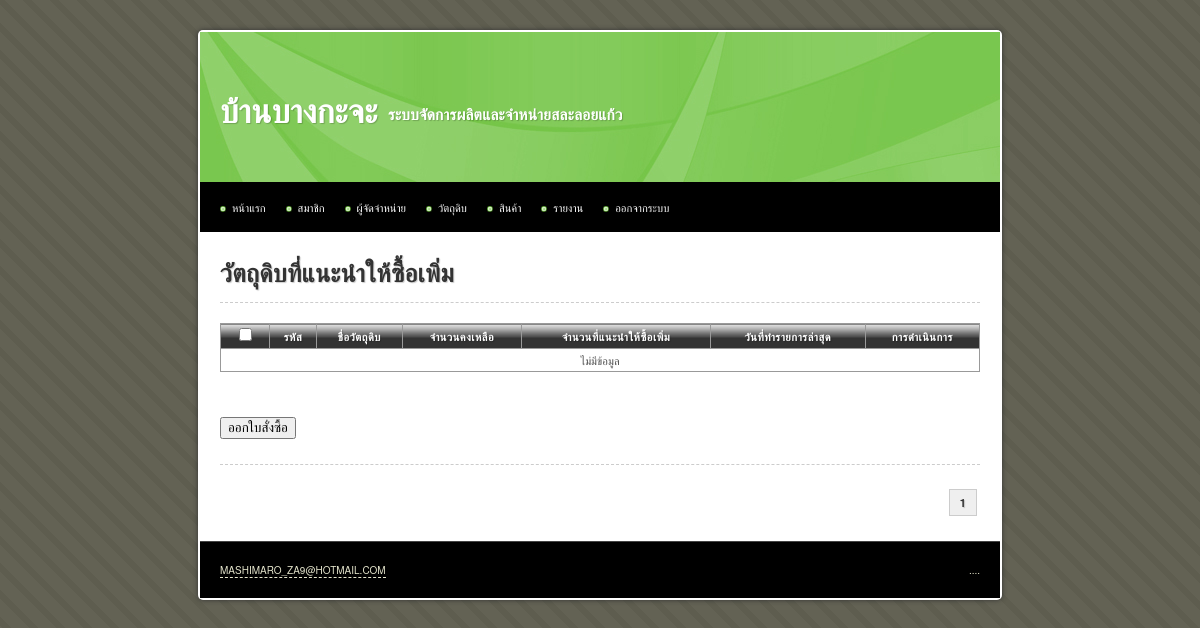
The app's page /main/material_stock.php (signed in), older data.
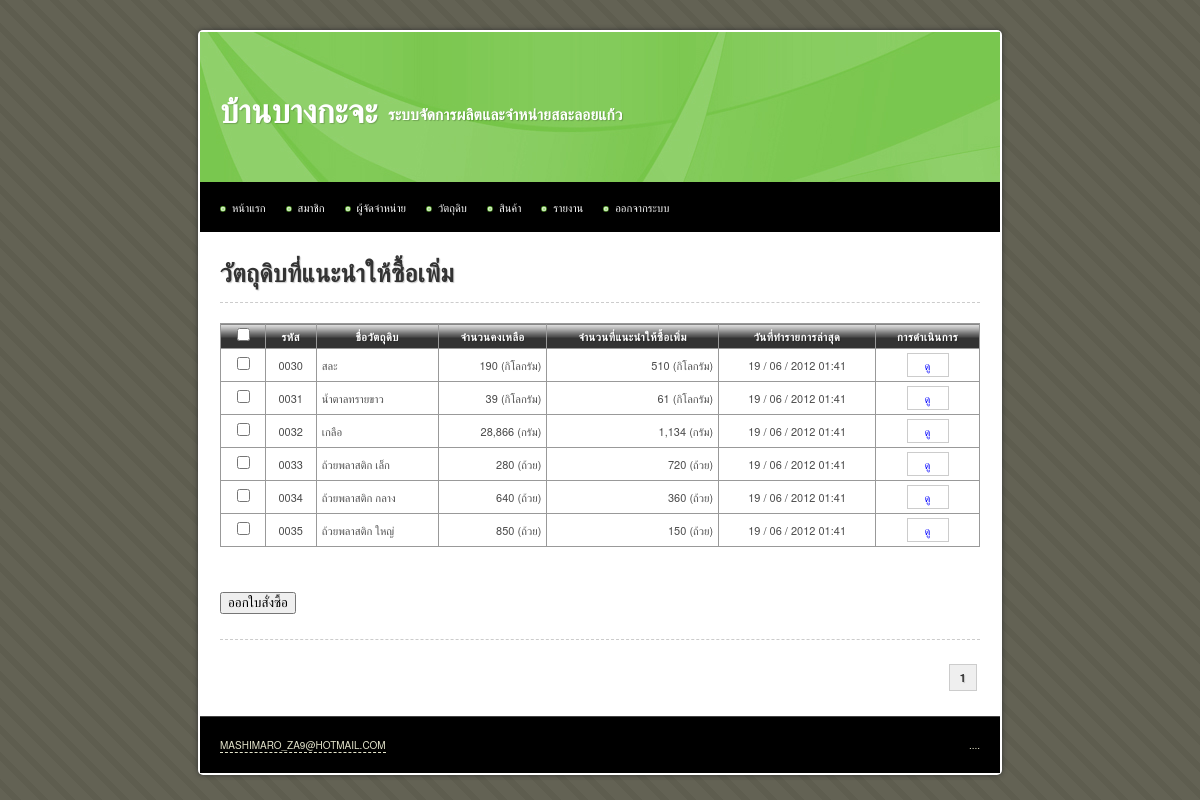
The same page, newer data.
### tables this page shows
CREATE TABLE IF NOT EXISTS `material` (
  `id` int(10) unsigned NOT NULL AUTO_INCREMENT,
  `name` varchar(255) NOT NULL,
  `total` int(10) NOT NULL,
  `description` text,
  `stock_min` int(10) unsigned NOT NULL DEFAULT '0',
  `stock_max` int(10) unsigned NOT NULL DEFAULT '0',
  `unit` varchar(255) NOT NULL,
  `date_create` datetime NOT NULL,
  `date_update` timestamp NOT NULL DEFAULT CURRENT_TIMESTAMP,
  `date_update_transaction` datetime DEFAULT NULL,
  PRIMARY KEY (`id`)
);

### iic_tools/helpers/iic_utilities_helper.php (called while the page is built, shortened)
<?php
function change_date_format($date, $old_separator = "-", $old_format = 'y-m-d', $new_separator = " / ", $new_format = "d-m-y")
{
	@list($_old_format_path1, $_old_format_path2, $_old_format_path3) = explode('-', $old_format);
	@list($_date_path[$_old_format_path1], $_date_path[$_old_format_path2], $_date_path[$_old_format_path3]) = explode($old_separator, $date);
	@list($_new_format_path1, $_new_format_path2, $_new_format_path3) = explode('-', $new_format);
	$_new_date = $_date_path[$_new_format_path1].$new_separator.$_date_path[$_new_format_path2].$new_separator.$_date_path[$_new_format_path3];
	return $_new_date;
}
function change_date_time_format($date_time)
{
	@list($_date, $_time) = explode(" ", $date_time);
	$_new_date		= change_date_format($_date);
	$_new_date_time = $_new_date.' '.substr($_time, 0, 5);
	return $_new_date_time;
}
function zero_fill($length, $data)
{
	while(strlen($data) < $length)
	{
		$data = '0'.$data;
	}
	return $data;
}
function remove_comma($number, $decimal = 0)
{
	$_int		= 0;
	$_decimal	= '';
	if(count(explode (".", $number)) > 1)
	{
		list($_int, $_decimal) = explode (".", $number);
	}
	else
	{
		$_int = ($number == '') ? 0 : $number;
	}
	$_int = explode (',', $_int);
	$_int = implode ($_int);
	$_new_number = $_int.$_decimal;
	return $_new_number;
}
function add_comma($number, $decimal = 0)
{
	$_sign		= '';
	$_int		= 0;
	$_decimal	= '';
	if(count(explode (".", $number)) > 1)
	{
		list($_int, $_decimal) = explode (".", $number);
	}
	else
	{
		$_int = ($number == '') ? 0 : $number;
	}
	$_int = remove_comma($_int);
	if($_int < 0)
	{
		$_sign = '-';
		$_int = str_replace('-', '', $_int);
	}
	else
	{
		$_sign = '';
	}
	$_total_loop = (strlen($_int) > 3) ? floor(strlen($_int) / 3) : 0;
	for($_loop = $_total_loop; $_loop > 0; $_loop--)
	{
		$_length = (3 * $_loop) * -1;
		$_int = substr_replace($_int, ',', $_length, 0 );
	}
	$_new_number = $_sign.$_int.$_decimal;
	return $_new_number;
}

### main/material_stock.php (the view, shortened to what this page needs)
<?php
$sql = 'SELECT * FROM material';
$query = mysql_query($sql);
$total_rows = mysql_num_rows($query);
$rows_per_page = 10;
$limit_start = ($_GET['page'] - 1) * $rows_per_page;
$target = 'material.php?page=';
?>
<!DOCTYPE html PUBLIC "-//W3C//DTD XHTML 1.0 Transitional//EN" "http://www.w3.org/TR/xhtml1/DTD/xhtml1-transitional.dtd">
<html xmlns="http://www.w3.org/1999/xhtml">
<head>
<?php include("inc.css.php"); ?>
</head>
<body>
<div id="container">
	<?php include("inc.header.php"); ?>
	<div id="content">
		<h1>วัตถุดิบที่แนะนำให้ซื้อเพิ่ม</h1>
		<hr />
			<form method="post" action="material_order_create.php">
				<table width="100%" border="1" align="center" cellpadding="5" cellspacing="0">
					<thead>
						<tr>
							<th scope="col"><input type="checkbox" id="select_all" /></th>
							<th scope="col">รหัส</th>
							<th scope="col">ชื่อวัตถุดิบ</th>
							<th scope="col">จำนวนคงเหลือ</th>
							<th scope="col">จำนวนที่แนะนำให้ซื้อเพิ่ม</th>
							<th scope="col">วันที่ทำรายการล่าสุด</th>
							<th scope="col">การดำเนินการ</th>
						</tr>
					</thead>
					<tbody>
						<?php
						$sql = 'SELECT * FROM material WHERE total < stock_min LIMIT '.$limit_start.', '.$rows_per_page;
						$query = mysql_query($sql);
						$query_row = mysql_num_rows($query);
						if($query_row > 0)
						{
							while($data = mysql_fetch_array($query))
							{
								$date_update_transaction = (is_null($data['date_update_transaction'])) ? '-' : change_date_time_format($data['date_update_transaction']);
								echo '	<tr>
											<td class="center"><input type="checkbox" name="id[]" value="'.$data['id'].'" /></td>
											<td class="center">'.zero_fill(4, $data['id']).'</td>
											<td>'.$data['name'].'</td>
											<td class="right">'.add_comma($data['total']).' ('.$data['unit'].')</td>
											<td class="right">'.add_comma(abs($data['total'] - $data['stock_min'])).' ('.$data['unit'].')</td>
											<td class="center">'.$date_update_transaction.'</td>
											<td class="center">
												<a class="button" href="material_view.php?id='.$data['id'].'">ดู</a>
											</td>
										</tr>';
							}
						}
						else
						{
							echo '<tr><td colspan="7" class="center">ไม่มีข้อมูล</td></tr>';
						}
						?>
					</tbody>
				</table>
				<input type="submit" name="create" value="ออกใบสั่งซื้อ" />
			</form>
		<hr style="margin-top:25px" />
		<div class="pagination">
			<?php echo get_pagination($total_rows, $target, $_GET['page'], $rows_per_page); ?>
		</div>
	</div>
	<?php include("inc.footer.php"); ?>
</div>
</body>
</html>

### iic_tools/helpers/iic_crud_helper.php (shortened to what this page needs)
<?php
function get_pagination($total_rows, $target, $current_page, $rows_per_page = 10)
{
	$_total_page = ceil($total_rows / $rows_per_page);
	$_pagination = '';
	$_loop = 1;
	while($_loop <= $_total_page)
	{
		if($_loop <= 3 || $_loop > ($_total_page - 3))
		{
			if($_loop == $current_page)
			{
				$_pagination .= '<strong>'.$_loop.'</strong>';
			}
			else
			{
				$_pagination .= '<a href="'.$target.$_loop.'" title="Page '.$_loop.'">&nbsp;'.$_loop.'&nbsp;</a>';
			}
		}
		$_loop++;
	}
	return $_pagination;
}

Row changes from the older to the newer data that the page shows:
now on this page (row edited): material: id "0030", name "สละ", total "190", unit "กิโลกรัม", add_comma(abs($data['total'] - $data['stock_min'])) "510", date_update_transaction "19 / 06 / 2012 01:41"
now on this page (row edited): material: id "0031", name "น้ำตาลทรายขาว", total "39", unit "กิโลกรัม", add_comma(abs($data['total'] - $data['stock_min'])) "61", date_update_transaction "19 / 06 / 2012 01:41"
now on this page (row edited): material: id "0032", name "เกลือ", total "28,866", unit "กรัม", add_comma(abs($data['total'] - $data['stock_min'])) "1,134", date_update_transaction "19 / 06 / 2012 01:41"
now on this page (row edited): material: id "0033", name "ถ้วยพลาสติก เล็ก", total "280", unit "ถ้วย", add_comma(abs($data['total'] - $data['stock_min'])) "720", date_update_transaction "19 / 06 / 2012 01:41"
now on this page (row edited): material: id "0034", name "ถ้วยพลาสติก กลาง", total "640", unit "ถ้วย", add_comma(abs($data['total'] - $data['stock_min'])) "360", date_update_transaction "19 / 06 / 2012 01:41"
now on this page (row edited): material: id "0035", name "ถ้วยพลาสติก ใหญ่", total "850", unit "ถ้วย", add_comma(abs($data['total'] - $data['stock_min'])) "150", date_update_transaction "19 / 06 / 2012 01:41"
Text that changed along with them:
text no longer shown: "ไม่มีข้อมูล"
